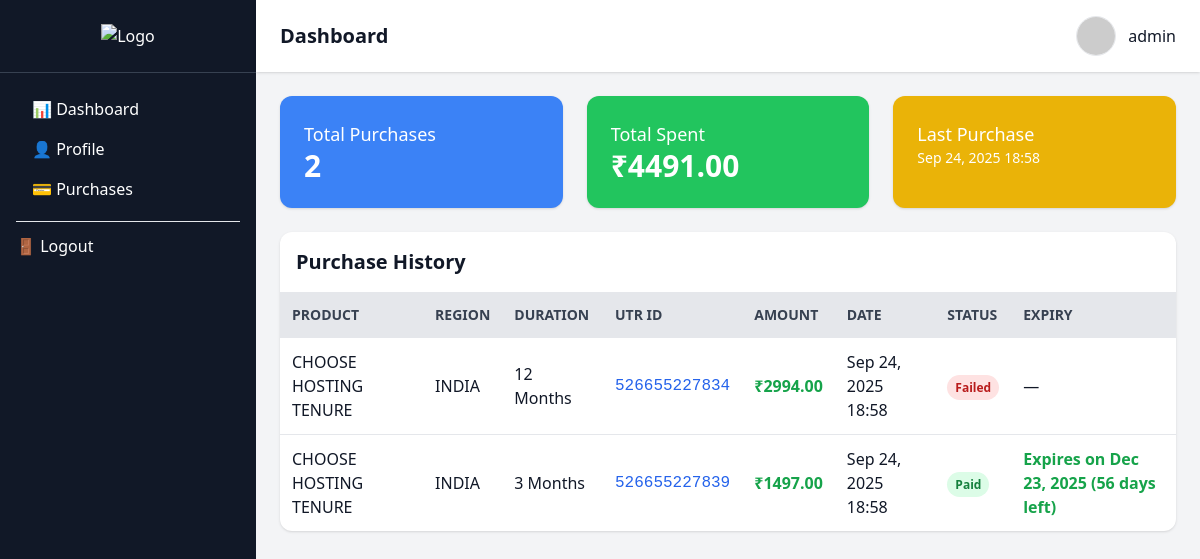
Page /dashboard/ (signed in) on the earlier database version.
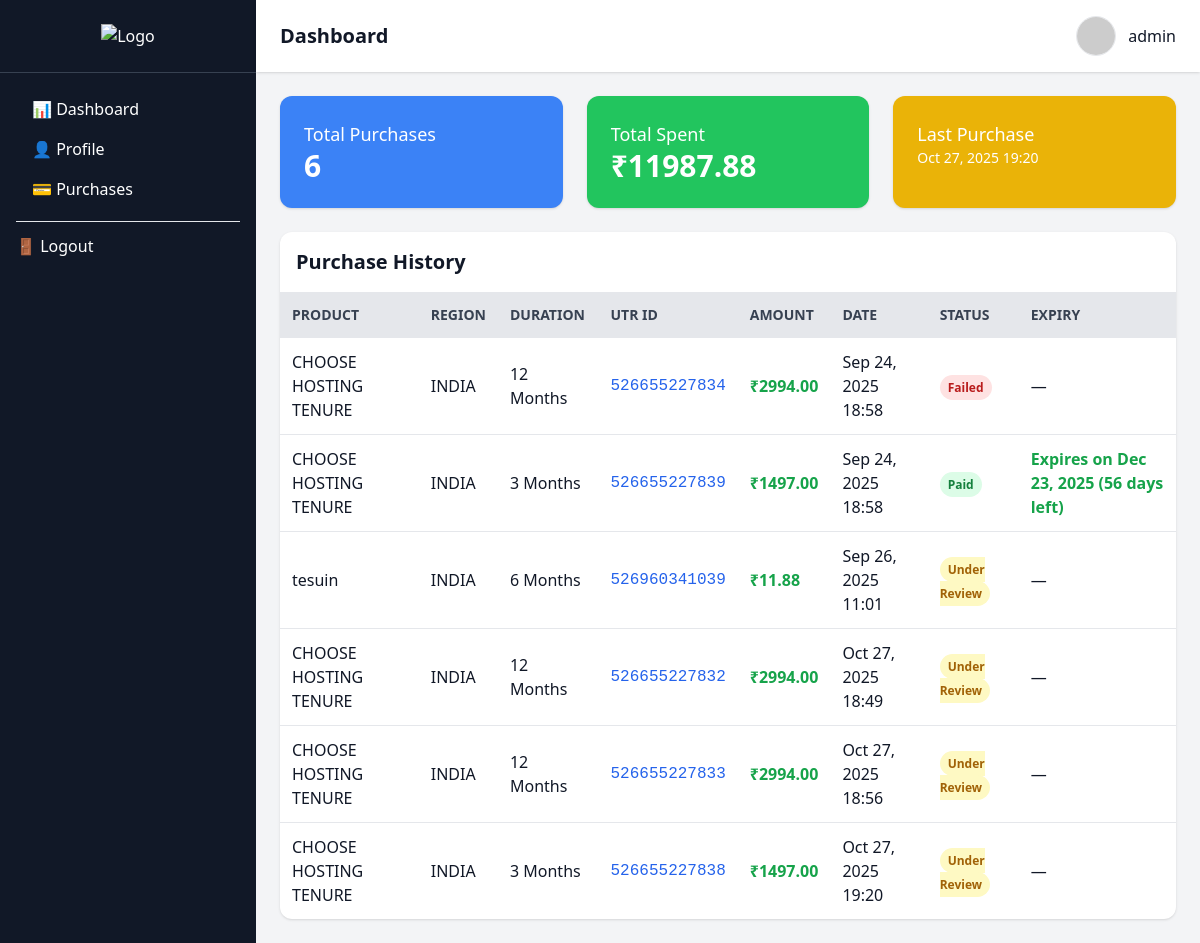
Same page on the later database version.
### product/models.py (models this page shows, shortened)
class Purchase(models.Model):
    STATUS_CHOICES = (
        ("UNDER_REVIEW", "Under Review"),
        ("PAID", "Paid"),
        ("FAILED", "Payment Failed"),
        ("EXPIRED", "Expired"),  # 👈 Add karo
    )
    user = models.ForeignKey(User, on_delete=models.CASCADE, null=True, blank=True)
    product = models.ForeignKey("Product", on_delete=models.CASCADE)
    region = models.CharField(max_length=100)
    duration = models.CharField(max_length=50)
    final_price = models.DecimalField(max_digits=10, decimal_places=2)
    utr_id = models.CharField(
        max_length=12,
        unique=True,  # 👈 This is the line that was added.
        validators=[validate_utr],
        help_text="Enter a 12-digit numeric UTR ID"
    )
    expiry_date = models.DateField(null=True, blank=True)
    status = models.CharField(max_length=20, choices=STATUS_CHOICES, default="UNDER_REVIEW")
    activated_at = models.DateField(null=True, blank=True)
    expiry_date = models.DateField(null=True, blank=True)
    created_at = models.DateTimeField(auto_now_add=True)
    @property
    def days_left(self):
        if self.expiry_date:
            remaining = (self.expiry_date - date.today()).days
            return max(0, remaining)  # 0 se neeche na jaye
        return None

class Product(models.Model):
    STATUS = (
        ('PUBLISH', 'PUBLISH'),
        ('DRAFT', 'DRAFT'),
    )
    featured_image = models.ImageField(upload_to="featuredimg", null=True)
    title = models.CharField(max_length=500)
    category = models.ForeignKey(Categories, on_delete=models.CASCADE, null=True)
    features = models.ManyToManyField(Feature, blank=True, related_name='plans')
    description = models.TextField()
    slug = models.SlugField(default='', max_length=500, null=True, blank=True)
    status = models.CharField(choices=STATUS, max_length=100, null=True)
    created_at = models.DateField(auto_now_add=True)

### app/views.py (the view)
# urls.py: path("dashboard/", views.user_dashboard, name="dashboard"),
@login_required
def user_dashboard(request):
    purchases = Purchase.objects.filter(user=request.user)
    ads = AdCampaign.objects.filter(user=request.user).order_by("-created_at")
    total_spent = sum(p.final_price for p in purchases)
    return render(request, "dashboard.html", {
        "purchases": purchases,
        "total_spent": total_spent,
        "ads": ads,
    })

### app/templates/dashboard.html (shortened to what the changed rows need)
{% load static %}
<!DOCTYPE html>
<html lang="en">
<head>
  <script src="https://cdn.tailwindcss.com"></script>
</head>
<body class="bg-gray-100 text-gray-900">
  <div class="flex h-screen">
    <div class="flex-1 flex flex-col">
      <header class="bg-white shadow px-6 py-4 flex justify-between items-center">
        <h1 class="text-xl font-semibold">Dashboard</h1>
      </header>
      <main class="flex-1 p-6 overflow-y-auto">
        <div class="grid grid-cols-1 md:grid-cols-3 gap-6 mb-6">
          <div class="bg-blue-500 text-white p-6 rounded-xl shadow">
            <h2 class="text-lg">Total Purchases</h2>
            <p class="text-3xl font-bold">{{ purchases.count }}</p>
          </div>
          <div class="bg-green-500 text-white p-6 rounded-xl shadow">
            <h2 class="text-lg">Total Spent</h2>
            <p class="text-3xl font-bold">₹{{ total_spent }}</p>
          </div>
          <div class="bg-yellow-500 text-white p-6 rounded-xl shadow">
            <h2 class="text-lg">Last Purchase</h2>
            {% if purchases %}
              <p class="text-sm">{{ purchases.last.created_at|date:"M d, Y H:i" }}</p>
            {% else %}
              <p class="text-sm">No purchase</p>
            {% endif %}
          </div>
        </div>
        <div class="bg-white rounded-xl shadow overflow-x-auto">
          <h2 class="text-xl font-semibold p-4 border-b">Purchase History</h2>
          <table class="w-full">
            <thead class="bg-gray-200 text-gray-700 uppercase text-sm">
              <tr>
                <th class="p-3 text-left">Product</th>
                <th class="p-3 text-left">Region</th>
                <th class="p-3 text-left">Duration</th>
                <th class="p-3 text-left">UTR ID</th>
                <th class="p-3 text-left">Amount</th>
                <th class="p-3 text-left">Date</th>
                <th class="p-3 text-left">Status</th>
                <th class="p-3 text-left">Expiry</th>
              </tr>
            </thead>
            <tbody>
              {% for purchase in purchases %}
              <tr class="border-t hover:bg-gray-50">
                <td class="p-3">{{ purchase.product.title }}</td>
                <td class="p-3">{{ purchase.region }}</td>
                <td class="p-3">{{ purchase.duration }}</td>
                <td class="p-3 font-mono text-blue-600">{{ purchase.utr_id }}</td>
                <td class="p-3 font-bold text-green-600">₹{{ purchase.final_price }}</td>
                <td class="p-3">{{ purchase.created_at|date:"M d, Y H:i" }}</td>
                <td class="p-3">
                  {% if purchase.status == "PAID" %}
                    <span class="bg-green-100 text-green-700 text-xs font-bold px-2 py-1 rounded-full">Paid</span>
                  {% elif purchase.status == "UNDER_REVIEW" %}
                    <span class="bg-yellow-100 text-yellow-700 text-xs font-bold px-2 py-1 rounded-full">Under Review</span>
                  {% elif purchase.status == "FAILED" %}
                    <span class="bg-red-100 text-red-700 text-xs font-bold px-2 py-1 rounded-full">Failed</span>
                  {% else %}
                    <span class="bg-gray-200 text-gray-700 text-xs font-bold px-2 py-1 rounded-full">{{ purchase.status }}</span>
                  {% endif %}
                </td>
                <td class="p-3">
                  {% if purchase.status == "PAID" %}
                    {% if purchase.days_left > 0 %}
                      <span class="text-green-600 font-semibold">
                        Expires on {{ purchase.expiry_date|date:"M d, Y" }}
                        ({{ purchase.days_left }} days left)
                      </span>
                    {% elif purchase.days_left == 0 %}
                      <span class="text-orange-600 font-semibold">
                        Expires today ({{ purchase.expiry_date|date:"M d, Y" }})
                      </span>
                    {% else %}
                      <span class="text-red-600 font-semibold">
                        Expired on {{ purchase.expiry_date|date:"M d, Y" }}
                      </span>
                    {% endif %}
                  {% else %}
                    —
                  {% endif %}
                </td>
              </tr>
              {% empty %}
              <tr>
                <td colspan="8" class="p-6 text-center text-gray-500">
                  ⚠️ You haven’t purchased any plan yet.
                </td>
              </tr>
              {% endfor %}
            </tbody>
          </table>
        </div>
      </main>
    </div>
  </div>
</body>
</html>

Differences in the rows shown:
added Purchase: last.created_at "Oct 27, 2025 19:20", product "CHOOSE HOSTING TENURE", region "INDIA", duration "3 Months", utr_id "526655227838", final_price "1497.00", created_at "Oct 27, 2025 19:20", status "Under Review"
added Purchase: product "tesuin", region "INDIA", duration "6 Months", utr_id "526960341039", final_price "11.88", created_at "Sep 26, 2025 11:01", status "Under Review"
added Purchase: product "CHOOSE HOSTING TENURE", region "INDIA", duration "12 Months", utr_id "526655227832", final_price "2994.00", created_at "Oct 27, 2025 18:49", status "Under Review"
added Purchase: product "CHOOSE HOSTING TENURE", region "INDIA", duration "12 Months", utr_id "526655227833", final_price "2994.00", created_at "Oct 27, 2025 18:56", status "Under Review"
Other differences:
{{ purchases.count }}: "2" → "6"
{{ total_spent }}: "4491.00" → "11987.88"
{{ purchases.last.created_at|date:"M d, Y H:i" }}: "Sep 24, 2025 18:58" → "Oct 27, 2025 19:20"
